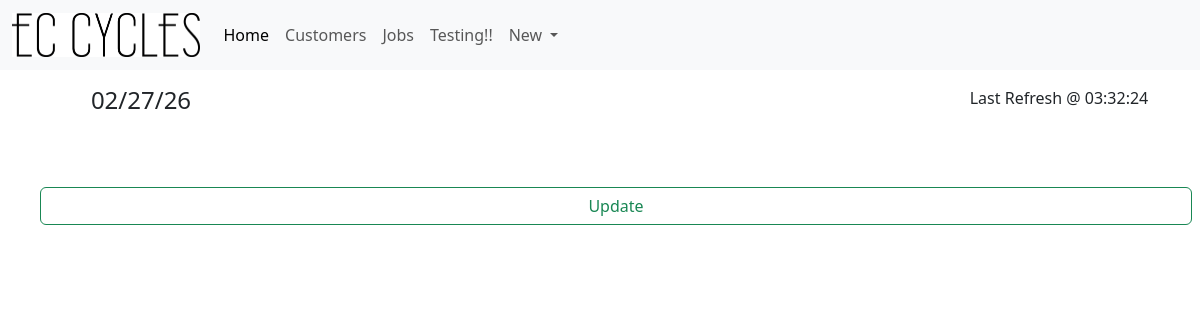
Page /ViewJobCard/3 on the earlier database version.
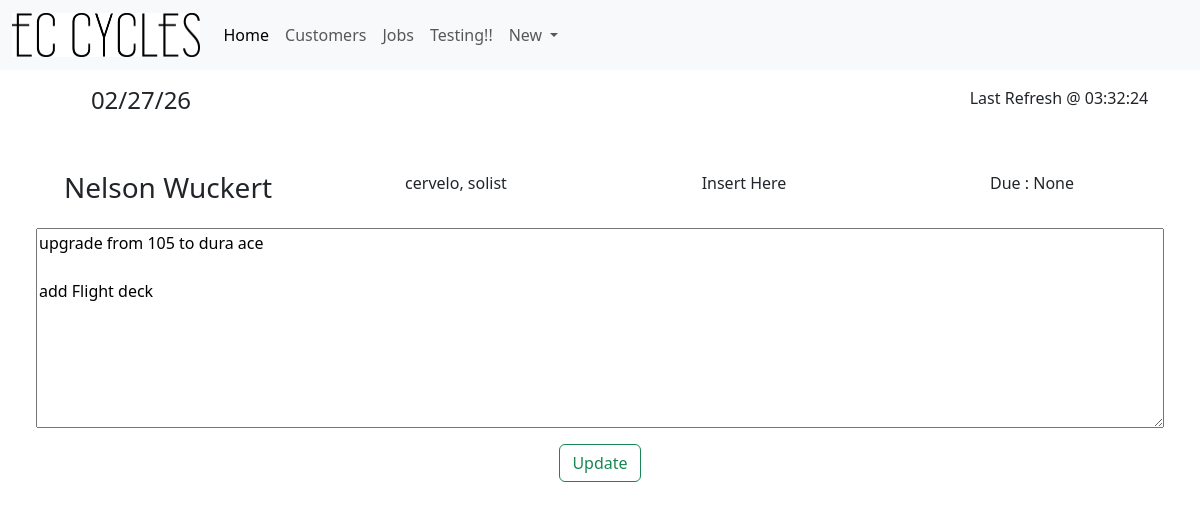
Same page on the later database version.
### tables this page shows
CREATE TABLE "Jobs" (
	"JobID"	INTEGER NOT NULL UNIQUE,
	"Cust_ID"	INTEGER NOT NULL,
	"BikeBrand"	TEXT,
	"BikeModel"	TEXT,
	"JobDetails"	TEXT,
	"DueDate"	DATE ,
	PRIMARY KEY("JobID" AUTOINCREMENT)
);

CREATE TABLE "Customers" (
	"Cust_ID"	INTEGER NOT NULL UNIQUE,
	"CustFName"	TEXT NOT NULL,
	"CustLName"	TEXT,
	"CustAddress"	TEXT,
	"CustPNumber"	INTEGER,
	"CustEmail"	INTEGER,
	"CustDetails"	TEXT,
	PRIMARY KEY("Cust_ID" AUTOINCREMENT)
);

### app.py (the view, shortened to what this page needs)
@app.route('/ViewJobCard/<int:id>', methods=['GET', 'POST'] )
def ViewJobCard(id):
   time = time_gen()
   conn = get_db_conn()
   sql = "SELECT jobs.* ,Customers.CustFName,Customers.CustLName FROM Jobs INNER JOIN Customers ON Customers.Cust_ID = Jobs.Cust_ID WHERE JobID=?;"
   JobInfo = conn.execute(sql,(id,)).fetchall()
   return render_template('viewjobcard.html', jobInfo=JobInfo, time=time)

### app.py (called while the page is built)
def time_gen():
    time_dict = {"":""}
    day_info = datetime.datetime.now()
    date = day_info.strftime("%x")
    time = day_info.strftime("%X")
    time_dict["Date"] = date
    time_dict["Time"] = time
    return time_dict

def get_db_conn():
    conn = sqlite3.connect('JobCards.db')
    conn.row_factory = sqlite3.Row
    return conn

### Templates/viewjobcard.html (shortened to what this page needs)
{% extends 'base.html' %}
{% block content %}
<div class="p-5">
    <div class="row mb-3 text-center">
        {% for jobInfo in jobInfo %}
        <div class="col-3 themed-grid-col">
            <h3>{{ jobInfo.CustFName }} {{ jobInfo.CustLName }}</h3>
        </div>
        <div class="col-3 themed-grid-col"><p>{{ jobInfo.BikeBrand }}, {{ jobInfo.BikeModel }}</p></div>
        <div class="col-3 themed-grid-col">Insert Here</div>
        <div class="col-3 themed-grid-col">Due : {{ jobInfo.DueDate }}</div>
    </div>
    <form method="post">
        <div class="card-body">
            <textarea name="JobDetails" style="height: 200px;"class="col-12 col-md-12 col-lg-12">{{jobInfo.JobDetails}}</textarea>
        </div>
        {% endfor %}
        <button class="btn btn-outline-success m-3" type="submit">Update</button>
    </form>
</div>
{% endblock %}

### Templates/base.html (shortened to what this page needs)
<html lang="en">
<head>
    <link rel="stylesheet" href="https://cdn.jsdelivr.net/npm/bootstrap@5.3.8/dist/css/bootstrap.min.css">
</head>
<body>
    <nav class="navbar navbar-expand-lg bg-body-tertiary">
        <div class="container-fluid">
          <a class="navbar-brand" href="/"><img src="{{ url_for('static', filename='EC_Logo_Black.jpg') }}" alt="ECC" width="187.5" height="43.75"></a>
          <div class="collapse navbar-collapse" id="navbarSupportedContent">
            <ul class="navbar-nav me-auto mb-2 mb-lg-0">
              <li class="nav-item">
                <a class="nav-link active" aria-current="page" href="/">Home</a>
              </li>
              <li class="nav-item">
                <a class="nav-link" href="/CustSearch">Customers</a>
              </li>
              <li class="nav-item">
                <a class="nav-link" href="/JobSearch">Jobs</a>
              </li>
              <li class="nav-item">
                <a href="/base" class="nav-link">Testing!!</a>
              </li>
              <li class="nav-item dropdown">
                <a class="nav-link dropdown-toggle" href="#" role="button" data-bs-toggle="dropdown" aria-expanded="false">
                  New
                </a>
              </li>
            </ul>
          </div>
        </div>
    </nav>
    <div class="row mb-3 text-center pt-3">
        <div class="col-3 themed-grid-col">
            <h4>{{time["Date"]}}</h4>
        </div>
        <div class="col-3 themed-grid-col"></div>
        <div class="col-3 themed-grid-col"></div>
        <div class="col-3 themed-grid-col">Last Refresh @ {{time["Time"]}}</div>
    {% block content %}
    {% endblock %}
</body>
</html>

Differences in the rows shown:
added Jobs: CustFName "Nelson", CustLName "Wuckert", BikeBrand "cervelo", BikeModel "solist", DueDate "None", JobDetails "upgrade from 105 to dura ace add Flight deck"
